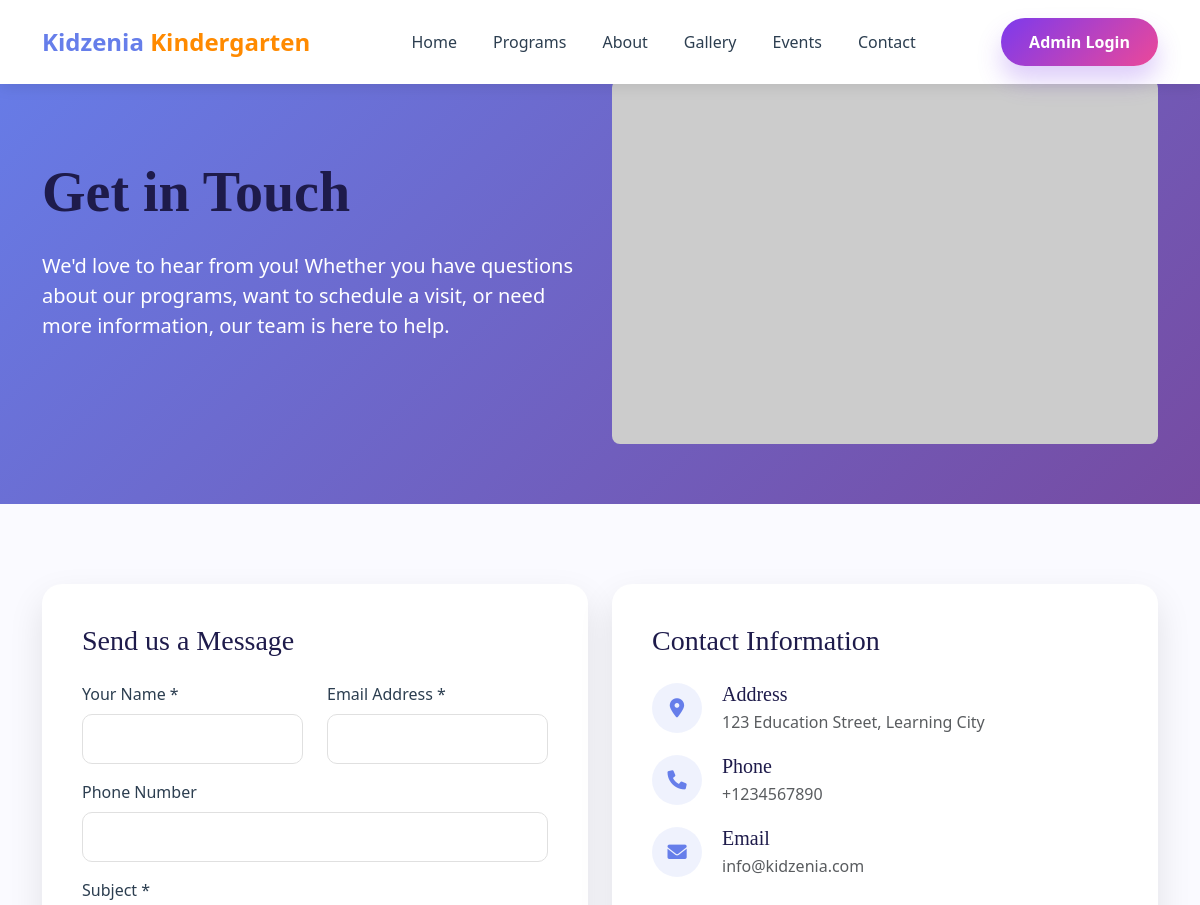
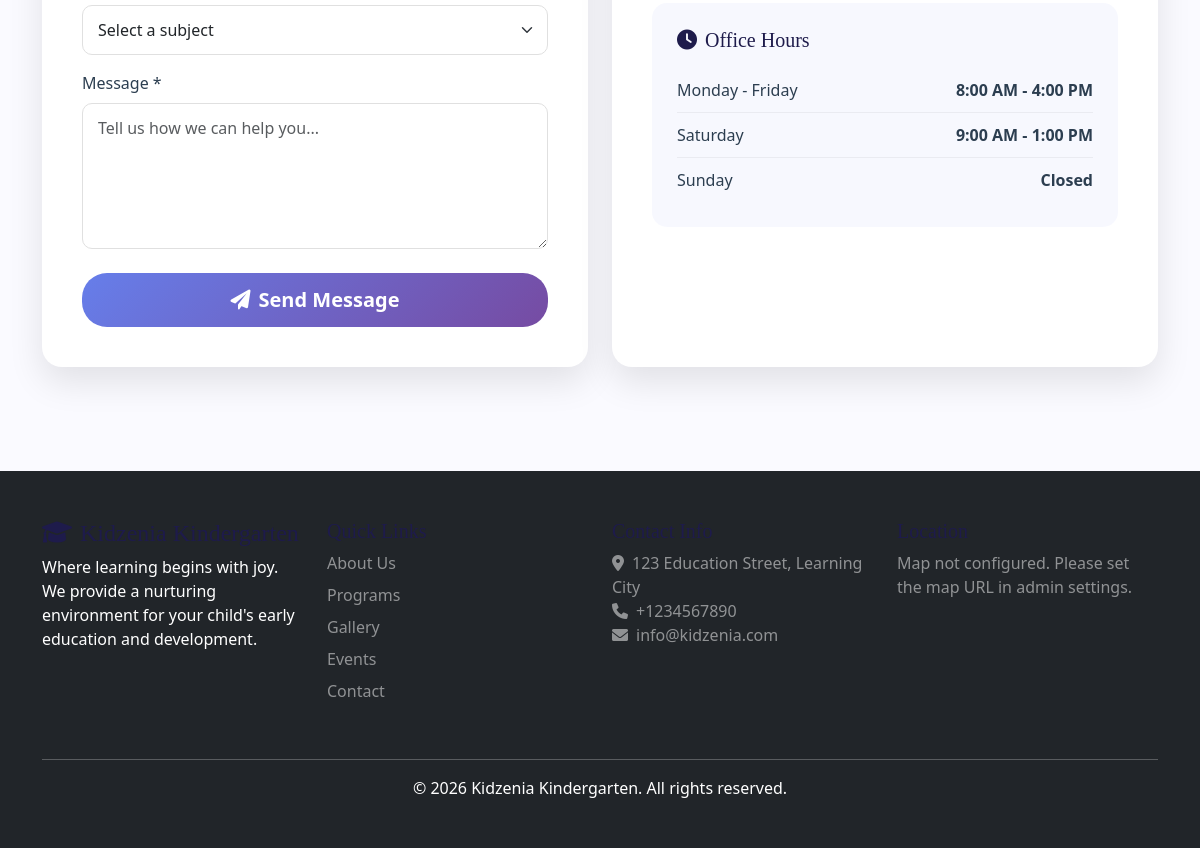
The page /contact.php on the database its author committed (2 pictures, top to bottom).
### tables this page shows
CREATE TABLE IF NOT EXISTS `homepage_cms` (
  `id` int(11) NOT NULL AUTO_INCREMENT,
  `section` varchar(50) NOT NULL,
  `content_key` varchar(100) NOT NULL,
  `content_type` enum('text','textarea','image','url','number','boolean') NOT NULL,
  `content_value` text DEFAULT NULL,
  `image_path` varchar(255) DEFAULT NULL,
  `is_active` tinyint(1) DEFAULT 1,
  `created_at` timestamp DEFAULT CURRENT_TIMESTAMP,
  `updated_at` timestamp DEFAULT CURRENT_TIMESTAMP ON UPDATE CURRENT_TIMESTAMP,
  PRIMARY KEY (`id`),
  UNIQUE KEY `unique_section_key` (`section`,`content_key`)
);

### contact.php (the view, shortened to what this page needs)
<?php
try {
    $database = new Database();
    $db = $database->getConnection();
    $settings_query = "SELECT setting_key, setting_value FROM settings";
    $settings_stmt = $db->prepare($settings_query);
    $settings_stmt->execute();
    $settings = $settings_stmt->fetchAll(PDO::FETCH_KEY_PAIR);
    $cms_query = "SELECT * FROM homepage_cms WHERE is_active = 1 ORDER BY section, content_key";
    $cms_stmt = $db->prepare($cms_query);
    $cms_stmt->execute();
    $cms_results = $cms_stmt->fetchAll(PDO::FETCH_ASSOC);
    $cms_content = [];
    foreach ($cms_results as $row) {
        $cms_content[$row['section']][$row['content_key']] = $row;
    }
} catch(PDOException $exception) {
    $settings = [];
    $cms_content = [];
}
?>
<!DOCTYPE html>
<html lang="en">
<head>
    <link href="https://cdn.jsdelivr.net/npm/bootstrap@5.3.0/dist/css/bootstrap.min.css" rel="stylesheet">
    <link href="https://cdnjs.cloudflare.com/ajax/libs/font-awesome/6.0.0/css/all.min.css" rel="stylesheet">
     <link rel="stylesheet" href="assets/style.css">
     <link rel="stylesheet" href="assets/contactstyle.css">
</head>
<body>
  <nav class="navbar navbar-expand-lg fixed-top">
  <div class="container">
    <a class="navbar-brand" href="index.php">
      <?php
      $logo_image = $cms_content['header']['logo_image']['content_value'] ?? $cms_content['header']['logo_image']['image_path'] ?? '';
      if (!empty($logo_image)) {
          if (strpos($logo_image, 'http') === 0) {
              $logo_src = $logo_image;
          } else {
              $logo_src = 'uploads/homepage/' . $logo_image;
          }
          echo '<img src="' . htmlspecialchars($logo_src) . '" alt="Kidzenia Logo" style="height: 40px; margin-right: 10px;">';
      } else {
          echo htmlspecialchars($cms_content['header']['logo_text']['content_value'] ?? 'Kidzenia');
      }
      ?>
      <?php if (empty($logo_image)): ?>
        <span><?php echo htmlspecialchars($cms_content['header']['logo_text_span']['content_value'] ?? 'Kindergarten'); ?></span>
      <?php endif; ?>
    </a>
    <div class="collapse navbar-collapse" id="navbarNav">
      <ul class="navbar-nav mx-auto">
        <li class="nav-item"><a class="nav-link" href="./index#home"><?php echo htmlspecialchars($cms_content['nav']['link_home']['content_value'] ?? 'Home'); ?></a></li>
        <li class="nav-item"><a class="nav-link" href="./index#programs"><?php echo htmlspecialchars($cms_content['nav']['link_programs']['content_value'] ?? 'Programs'); ?></a></li>
        <li class="nav-item"><a class="nav-link" href="./index#about"><?php echo htmlspecialchars($cms_content['nav']['link_about']['content_value'] ?? 'About'); ?></a></li>
        <li class="nav-item"><a class="nav-link" href="./index#gallery"><?php echo htmlspecialchars($cms_content['nav']['link_gallery']['content_value'] ?? 'Gallery'); ?></a></li>
        <li class="nav-item"><a class="nav-link" href="./index#events"><?php echo htmlspecialchars($cms_content['nav']['link_events']['content_value'] ?? 'Events'); ?></a></li>
        <li class="nav-item"><a class="nav-link" href="./index#contact"><?php echo htmlspecialchars($cms_content['nav']['link_contact']['content_value'] ?? 'Contact'); ?></a></li>
      </ul>
      <a href="auth/login.php" class="btn btn-theme"><?php echo htmlspecialchars($cms_content['header']['admin_login_text']['content_value'] ?? 'Admin Login'); ?></a>
    </div>
  </div>
</nav>
    <section class="hero-section">
        <div class="container">
            <div class="row align-items-center">
                <div class="col-lg-6">
                    <h1 class="display-4 fw-bold mb-4">Get in Touch</h1>
                    <p class="lead mb-4">We'd love to hear from you! Whether you have questions about our programs, want to schedule a visit, or need more information, our team is here to help.</p>
                </div>
                <div class="col-lg-6">
                    <img src="https://picsum.photos/seed/contact/600/400" alt="Contact Us" class="img-fluid rounded-3">
                </div>
            </div>
        </div>
    </section>
    <section class="contact-section">
        <div class="container">
            <div class="row">
                <div class="col-lg-6 mb-4">
                    <div class="contact-card" id="contact-form">
                        <h3 class="mb-4">Send us a Message</h3>
                        <form method="POST">
                            <div class="row">
                                <div class="col-md-6 mb-3">
                                    <label class="form-label">Your Name *</label>
                                    <input type="text" class="form-control" name="name" required>
                                </div>
                                <div class="col-md-6 mb-3">
                                    <label class="form-label">Email Address *</label>
                                    <input type="email" class="form-control" name="email" required>
                                </div>
                            </div>
                            <div class="mb-3">
                                <label class="form-label">Phone Number</label>
                                <input type="tel" class="form-control" name="phone">
                            </div>
                            <div class="mb-3">
                                <label class="form-label">Subject *</label>
                                <select class="form-select" name="subject" required>
                                    <option value="">Select a subject</option>
                                </select>
                            </div>
                            <div class="mb-4">
                                <label class="form-label">Message *</label>
                                <textarea class="form-control" name="message" rows="5" required placeholder="Tell us how we can help you..."></textarea>
                            </div>
                            <button type="submit" class="btn btn-gradient btn-lg w-100">
                                <i class="fas fa-paper-plane me-2"></i>Send Message
                            </button>
                        </form>
                    </div>
                </div>
                <div class="col-lg-6 mb-4">
                    <div class="contact-card">
                        <h3 class="mb-4">Contact Information</h3>
                        <div class="info-item">
                            <div class="info-icon">
                                <i class="fas fa-map-marker-alt"></i>
                            </div>
                            <div>
                                <h5 class="mb-1">Address</h5>
                                <p class="text-muted mb-0"><?php echo $settings['school_address'] ?? '123 Education Street, Learning City, 12345'; ?></p>
                            </div>
                        </div>
                        <div class="info-item">
                            <div class="info-icon">
                                <i class="fas fa-phone"></i>
                            </div>
                            <div>
                                <h5 class="mb-1">Phone</h5>
                                <p class="text-muted mb-0"><?php echo $settings['school_phone'] ?? '+1234567890'; ?></p>
                            </div>
                        </div>
                        <div class="info-item">
                            <div class="info-icon">
                                <i class="fas fa-envelope"></i>
                            </div>
                            <div>
                                <h5 class="mb-1">Email</h5>
                                <p class="text-muted mb-0"><?php echo $settings['school_email'] ?? 'info@kidzenia.com'; ?></p>
                            </div>
                        </div>
                        <div class="working-hours">
                            <h5 class="mb-3">
                                <i class="fas fa-clock me-2"></i>Office Hours
                            </h5>
                            <div class="hours-item">
                                <span><?php echo htmlspecialchars($cms_content['office_hours']['monday_friday_label']['content_value'] ?? 'Monday - Friday'); ?></span>
                                <span class="fw-bold"><?php echo htmlspecialchars($cms_content['office_hours']['monday_friday_time']['content_value'] ?? '8:00 AM - 4:00 PM'); ?></span>
                            </div>
                            <div class="hours-item">
                                <span><?php echo htmlspecialchars($cms_content['office_hours']['saturday_label']['content_value'] ?? 'Saturday'); ?></span>
                                <span class="fw-bold"><?php echo htmlspecialchars($cms_content['office_hours']['saturday_time']['content_value'] ?? '9:00 AM - 1:00 PM'); ?></span>
                            </div>
                            <div class="hours-item">
                                <span><?php echo htmlspecialchars($cms_content['office_hours']['sunday_label']['content_value'] ?? 'Sunday'); ?></span>
                                <span class="fw-bold"><?php echo htmlspecialchars($cms_content['office_hours']['sunday_time']['content_value'] ?? 'Closed'); ?></span>
                            </div>
                        </div>
                    </div>
                </div>
            </div>
        </div>
    </section>
    <footer class="bg-dark text-white py-5">
        <div class="container">
            <div class="row">
                <div class="col-lg-3 mb-4">
                    <h4><i class="fas fa-graduation-cap me-2"></i>Kidzenia Kindergarten</h4>
                    <p>Where learning begins with joy. We provide a nurturing environment for your child's early education and development.</p>
                </div>
                <div class="col-lg-3 mb-4">
                    <h5>Quick Links</h5>
                    <ul class="list-unstyled">
                        <li class="mb-2"><a href="index.php#about" class="text-white-50">About Us</a></li>
                        <li class="mb-2"><a href="index.php#programs" class="text-white-50">Programs</a></li>
                        <li class="mb-2"><a href="index.php#gallery" class="text-white-50">Gallery</a></li>
                        <li class="mb-2"><a href="index.php#events" class="text-white-50">Events</a></li>
                        <li class="mb-2"><a href="contact.php" class="text-white-50">Contact</a></li>
                    </ul>
                </div>
                <div class="col-lg-3 mb-4">
                    <h5>Contact Info</h5>
                    <p class="text-white-50">
                        <i class="fas fa-map-marker-alt me-2"></i><?php echo $settings['school_address'] ?? '123 Education Street, Learning City'; ?><br>
                        <i class="fas fa-phone me-2"></i><?php echo $settings['school_phone'] ?? '+1234567890'; ?><br>
                        <i class="fas fa-envelope me-2"></i><?php echo $settings['school_email'] ?? 'info@kidzenia.com'; ?>
                    </p>
                </div>
                <div class="col-lg-3 mb-4">
                    <h5>Location</h5>
                    <?php if (!empty($cms_content['contact']['map_url']['content_value'])): ?>
                    <div class="map-container-footer" style="height: 200px; border-radius: 8px; overflow: hidden;">
                        <iframe src="<?php echo htmlspecialchars($cms_content['contact']['map_url']['content_value']); ?>" width="100%" height="100%" style="border:0;" allowfullscreen="" loading="lazy"></iframe>
                    </div>
                    <?php else: ?>
                    <p class="text-white-50">Map not configured. Please set the map URL in admin settings.</p>
                    <?php endif; ?>
                </div>
            </div>
            <hr class="bg-secondary">
            <div class="text-center">
                <p class="mb-0">&copy; <?php echo date('Y'); ?> Kidzenia Kindergarten. All rights reserved.</p>
            </div>
        </div>
    </footer>
</body>
</html>

### assets/style.css (style rules this page uses)
:root { --primary: #7C3AED; --secondary: #FF8A00; --light-purple: #F3E8FF; --light-orange: #FFF3E6; --dark: #1E1B4B; --text: #475569; --white: #ffffff; --success: #22C55E; --pink: #EC4899; --sky: #0EA5E9; }
* { margin: 0; padding: 0; box-sizing: border-box; }
body { font-family: 'Inter', sans-serif; color: var(--text); overflow-x: hidden; background: #FAFAFF; }
h1,h2,h3,h4,h5,h6 { font-family: 'Baloo 2', cursive; color: var(--dark); }
.navbar { padding: 18px 0; background: rgba(255,255,255,0.85); backdrop-filter: blur(10px); box-shadow: 0 10px 30px rgba(0,0,0,0.05); }
.navbar-brand { font-size: 30px; font-weight: 700; color: var(--primary); }
.navbar-brand span { color: var(--secondary); }
.nav-link { font-weight: 600; margin: 0 10px; color: var(--dark); transition: 0.3s; }
.btn-theme { background: linear-gradient(135deg, var(--primary), var(--pink)); color: white; padding: 12px 28px; border-radius: 50px; border: none; font-weight: 600; transition: 0.4s; box-shadow: 0 15px 25px rgba(124,58,237,0.25); }
section { padding: 100px 0; }
a { text-decoration: none; }

### assets/contactstyle.css (style rules this page uses)
:root { --primary-color: #667eea; --secondary-color: #764ba2; }
body { font-family: 'Segoe UI', Tahoma, Geneva, Verdana, sans-serif; color: #2c3e50; }
.navbar { background: white !important; box-shadow: 0 2px 15px rgba(0,0,0,0.1); transition: all 0.3s ease; }
.navbar-brand { font-weight: 700; font-size: 1.5rem; color: var(--primary-color) !important; }
.nav-link { color: #2c3e50 !important; font-weight: 500; margin: 0 10px; transition: color 0.3s; }
.hero-section { background: linear-gradient(135deg, var(--primary-color) 0%, var(--secondary-color) 100%); color: white; padding: 80px 0 60px; position: relative; overflow: hidden; }
.contact-section { padding: 80px 0; }
.contact-card { background: white; border-radius: 20px; padding: 40px; box-shadow: 0 15px 35px rgba(0,0,0,0.1); transition: all 0.3s; height: 100%; }
.form-control, .form-select { border-radius: 10px; border: 1px solid #e0e0e0; padding: 12px 15px; font-size: 16px; transition: all 0.3s; }
.btn-gradient { background: linear-gradient(135deg, var(--primary-color) 0%, var(--secondary-color) 100%); color: white; border: none; border-radius: 25px; padding: 12px 30px; font-weight: 600; transition: all 0.3s; }
.info-item { display: flex; align-items: center; margin-bottom: 20px; }
.info-icon { width: 50px; height: 50px; background: rgba(102, 126, 234, 0.1); border-radius: 50%; display: flex; align-items: center; justify-content: center; margin-right: 20px; color: var(--primary-color); font-size: 1.2rem; flex-shrink: 0; }
.working-hours { background: rgba(102, 126, 234, 0.05); border-radius: 15px; padding: 25px; margin-top: 30px; }
.hours-item { display: flex; justify-content: space-between; padding: 10px 0; border-bottom: 1px solid rgba(0,0,0,0.05); }
.hours-item:last-child { border-bottom: none; }

### rows shown on the page
homepage_cms: content_value "Kidzenia"
homepage_cms: content_value "Kindergarten"
homepage_cms: content_value "Home"
homepage_cms: content_value "Programs"
homepage_cms: content_value "About"
homepage_cms: content_value "Gallery"
homepage_cms: content_value "Events"
homepage_cms: content_value "Contact"
homepage_cms: content_value "Admin Login"
homepage_cms: content_value "Monday - Friday"
homepage_cms: content_value "8:00 AM - 4:00 PM"
homepage_cms: content_value "Saturday"
homepage_cms: content_value "9:00 AM - 1:00 PM"
homepage_cms: content_value "Sunday"
homepage_cms: content_value "Closed"

### other values the page prints
$settings['school_address'] "123 Education Street, Learning City"
$settings['school_phone'] "+1234567890"
$settings['school_email'] "info@kidzenia.com"
